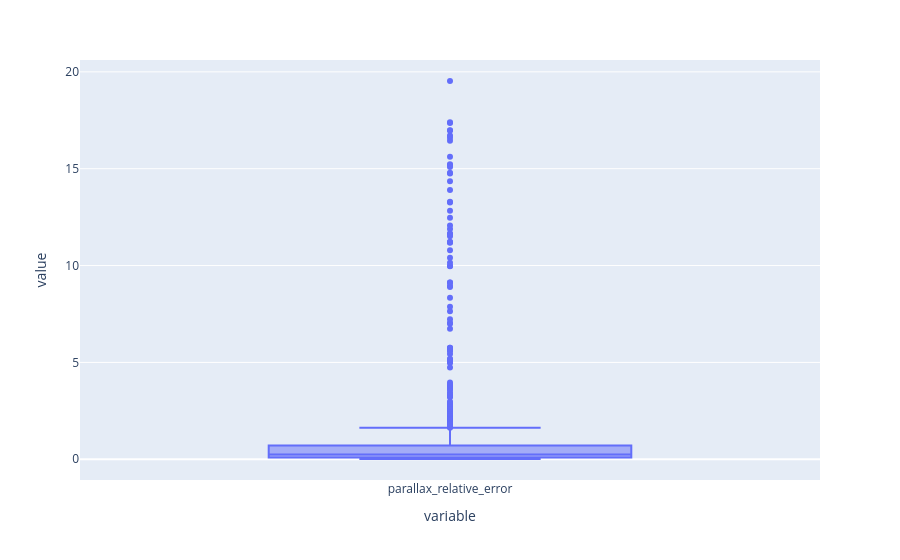

This figure's notebook cell:
### Code cell
px.box(df['parallax_relative_error'])

### Figure 1 — Plotly figure (JSON) as saved in the notebook; plotly's stock layout.template omitted (floating-point values rounded to 4 significant figures; data arrays with more than 128 entries replaced by an {"elided": "..."} marker saying what was removed)
{"data": [{"alignmentgroup": "True", "hovertemplate": "variable=%{x}<br>value=%{y}<extra></extra>", "legendgroup": "", "marker": {"color": "#636efa"}, "name": "", "notched": false, "offsetgroup": "", "orientation": "v", "showlegend": false, "type": "box", "x": {"elided": "1094 str values"}, "x0": " ", "xaxis": "x", "y": {"elided": "1094 float values"}, "y0": " ", "yaxis": "y"}], "layout": {"autosize": true, "boxmode": "group", "legend": {"tracegroupgap": 0}, "margin": {"t": 60}, "xaxis": {"anchor": "y", "autorange": true, "domain": [0, 1], "range": [-0.5, 0.5], "title": {"text": "variable"}, "type": "category"}, "yaxis": {"anchor": "x", "autorange": true, "domain": [0, 1], "range": [-1.07, 20.61], "title": {"text": "value"}, "type": "linear"}}}
